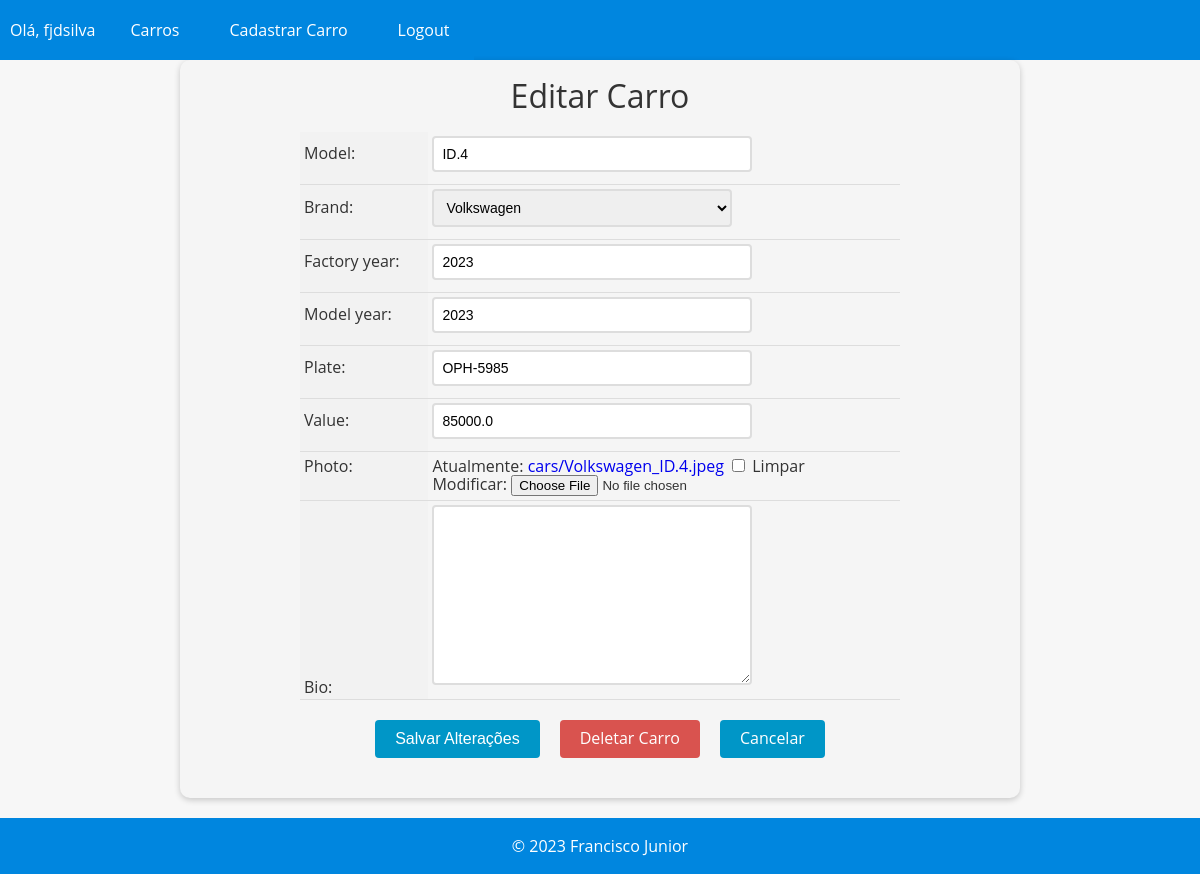
The page /car/10/update/ (signed in) on the database as committed earlier.
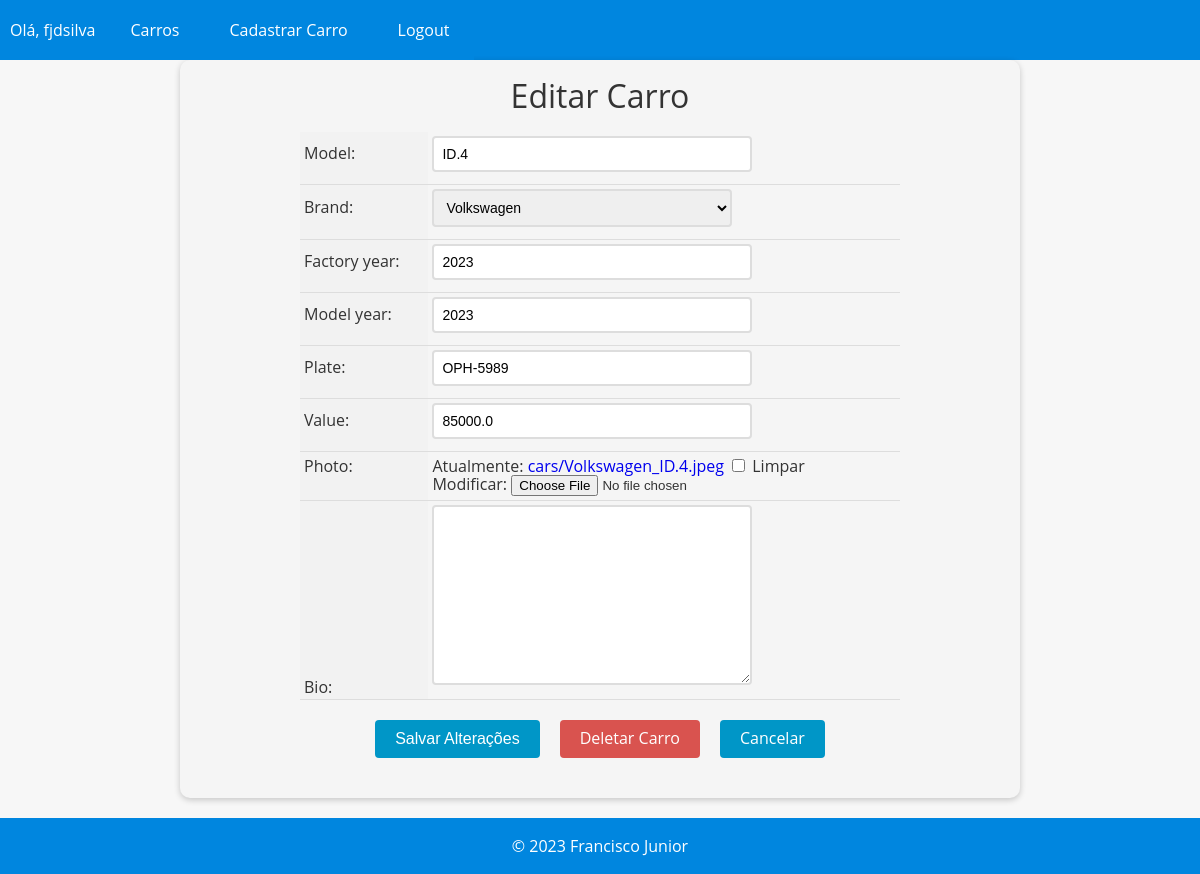
The same page on the database as committed later.
### cars/models.py (models this page shows, shortened)
class Car(models.Model):
    id = models.AutoField(primary_key=True)
    model = models.CharField(max_length=200, blank=False, null=False)
    brand = models.ForeignKey(Brand, on_delete=models.PROTECT,
                              related_name='car_brand')
    factory_year = models.IntegerField(blank=True, null=True)
    model_year = models.IntegerField(blank=True, null=True)
    plate = models.CharField(max_length=10, blank=True, null=True)
    value = models.FloatField(blank=True, null=True)
    photo = models.ImageField(upload_to='cars/', blank=True, null=True)
    bio = models.TextField(blank=True, null=True)

### cars/views.py (the view, shortened to what this page needs)
# urls.py: path('car/<int:pk>/update/', CarUpdateView.as_view(), name='car_update'),
@method_decorator(login_required(login_url='login'), name='dispatch')
class CarUpdateView(UpdateView):
    model = Car
    form_class = CarModelForm
    template_name = 'car_update.html'

### cars/forms.py (shortened to what this page needs)
class CarModelForm(forms.ModelForm):
    class Meta:
        model = Car
        fields = '__all__'

### cars/models.py (called while the page is built)
    def __str__(self):
        return self.name

### cars/templates/car_update.html (shortened to what this page needs)
{% extends "base.html" %}
{% block content %}
  <form method="post" enctype="multipart/form-data">
    <h1>Editar Carro</h1>
    <table>
      {{ form.as_table }}
    </table>
    <div>
      <div class="buttons-container">
        <input type="submit" value="Salvar Alterações" class="btn btn-primary">
        <a href="{% url 'car_delete' pk=object.pk %}" class="btn btn-danger">Deletar Carro</a>
        <a href="{% url 'cars_list' %}" class="btn btn-secondary">Cancelar</a>
      </div>
    </div>
  </form>
{% endblock %}

Rows that differ between the two databases and show on the page:
changed Car "ID.4": plate "OPH-5985" → "OPH-5989"
